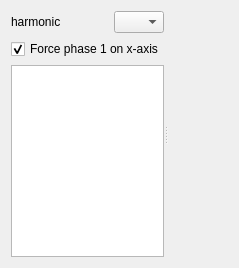
      <widget class="QWidget" name="tab_star">
       <property name="sizePolicy">
        <sizepolicy hsizetype="Expanding" vsizetype="Preferred">
         <horstretch>1</horstretch>
         <verstretch>0</verstretch>
        </sizepolicy>
       </property>
       <attribute name="icon">
        <iconset>
         <normaloff>icons/star.png</normaloff>icons/star.png</iconset>
       </attribute>
       <attribute name="title">
        <string>Slot voltage phasors</string>
       </attribute>
       <layout class="QGridLayout" name="gridLayout_3">
        <item row="0" column="0">
         <widget class="QSplitter" name="splitter_3">
          <property name="orientation">
           <enum>Qt::Horizontal</enum>
          </property>
          <widget class="QWidget" name="layoutWidget">
           <layout class="QVBoxLayout" name="verticalLayout_3">
            <item>
             <layout class="QHBoxLayout" name="horizontalLayout_2">
              <item>
               <widget class="QLabel" name="label_3">
                <property name="sizePolicy">
                 <sizepolicy hsizetype="Preferred" vsizetype="Preferred">
                  <horstretch>0</horstretch>
                  <verstretch>0</verstretch>
                 </sizepolicy>
                </property>
                <property name="text">
                 <string>harmonic</string>
                </property>
               </widget>
              </item>
              <item>
               <widget class="QComboBox" name="comboBox_star_harmonics">
                <property name="sizePolicy">
                 <sizepolicy hsizetype="Preferred" vsizetype="Preferred">
                  <horstretch>0</horstretch>
                  <verstretch>0</verstretch>
                 </sizepolicy>
                </property>
                <property name="maximumSize">
                 <size>
                  <width>50</width>
                  <height>16777215</height>
                 </size>
                </property>
               </widget>
              </item>
             </layout>
            </item>
            <item>
             <widget class="QCheckBox" name="checkBoxForceX">
              <property name="text">
               <string>Force phase 1 on x-axis</string>
              </property>
              <property name="checked">
               <bool>true</bool>
              </property>
             </widget>
            </item>
            <item>
             <widget class="QTableWidget" name="tableWidget_star">
              <property name="sizePolicy">
               <sizepolicy hsizetype="Ignored" vsizetype="Expanding">
                <horstretch>0</horstretch>
                <verstretch>0</verstretch>
               </sizepolicy>
              </property>
              <property name="minimumSize">
               <size>
                <width>0</width>
                <height>0</height>
               </size>
              </property>
              <property name="maximumSize">
               <size>
                <width>16777215</width>
                <height>16777215</height>
               </size>
              </property>
              <property name="selectionBehavior">
               <enum>QAbstractItemView::SelectRows</enum>
              </property>
              <attribute name="verticalHeaderVisible">
               <bool>false</bool>
              </attribute>
             </widget>
            </item>
           </layout>
          </widget>
          <widget class="QWidget" name="mplwidget_star" native="true">
           <property name="sizePolicy">
            <sizepolicy hsizetype="Preferred" vsizetype="Preferred">
             <horstretch>0</horstretch>
             <verstretch>0</verstretch>
            </sizepolicy>
           </property>
           <property name="minimumSize">
            <size>
             <width>0</width>
             <height>0</height>
            </size>
           </property>
           <layout class="QVBoxLayout" name="mplvl_star">
            <property name="spacing">
             <number>0</number>
            </property>
            <property name="topMargin">
             <number>0</number>
            </property>
            <property name="bottomMargin">
             <number>0</number>
            </property>
            <item>
             <layout class="QVBoxLayout" name="verticalLayout_8">
              <item>
               <layout class="QHBoxLayout" name="horizontalLayout_12">
                <item>
                 <spacer name="horizontalSpacer_6">
                  <property name="orientation">
                   <enum>Qt::Horizontal</enum>
                  </property>
                  <property name="sizeHint" stdset="0">
                   <size>
                    <width>40</width>
                    <height>20</height>
                   </size>
                  </property>
                 </spacer>
                </item>
                <item>
                 <widget class="QToolButton" name="Button_cp2clipboard_image_star">
                  <property name="minimumSize">
                   <size>
                    <width>24</width>
                    <height>24</height>
                   </size>
                  </property>
                  <property name="maximumSize">
                   <size>
                    <width>24</width>
                    <height>24</height>
                   </size>
                  </property>
                  <property name="toolTip">
                   <string>Copy image to clipboard</string>
                  </property>
                  <property name="text">
                   <string/>
                  </property>
                  <property name="icon">
                   <iconset>
                    <normaloff>icons/clipboard.png</normaloff>icons/clipboard.png</iconset>
                  </property>
                  <property name="autoRaise">
                   <bool>true</bool>
                  </property>
                 </widget>
                </item>
               </layout>
              </item>
             </layout>
            </item>
           </layout>
          </widget>
         </widget>
        </item>
       </layout>
      </widget>
